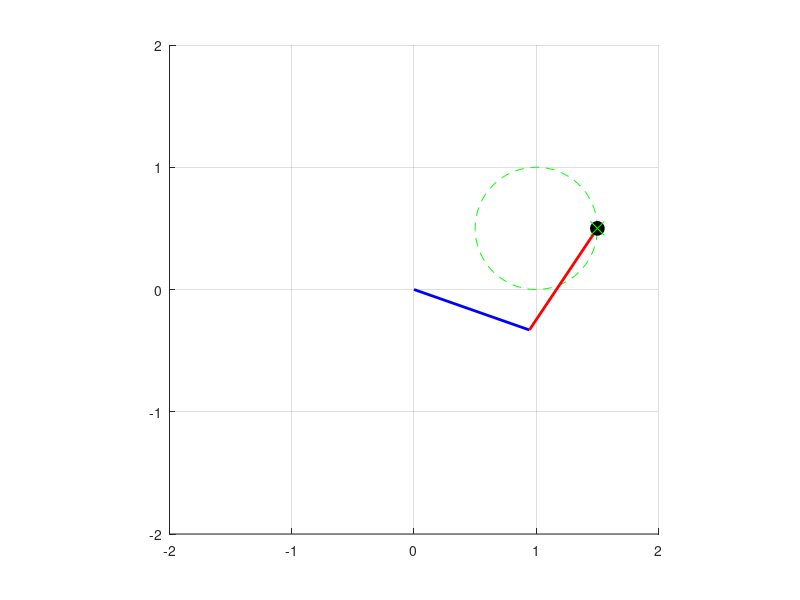

This chart was generated by the following MATLAB code:
clc; clear; close all;

% 2DOF 정기구학
function [x, y] = forward_kinematics(theta1, theta2, l1, l2)
  x = l1 * cos(theta1) + l2 * cos(theta1 + theta2);
  y = l1 * sin(theta1) + l2 * sin(theta1 + theta2);
end


% 2DOF 역기구학
function [theta1, theta2] = inverse_kinematics(x, y, l1, l2)
  cos_theta2 = (x^2 + y^2 - l1^2 - l2^2) / (2 * l1 * l2);
  sin_theta2 = sqrt(1-cos_theta2^2);

  theta2 = atan2(sin_theta2, cos_theta2);

  cos_theta1 = (x * (l1 + l2 * cos(theta2)) + (y * l2 * sin(theta2))) / ((l1 + l2 * cos(theta2))^2 + (l2 * sin(theta2))^2);
  sin_theta1 = (y * (l1 + l2 * cos(theta2)) - (x * l2 * sin(theta2))) / ((l1 + l2 * cos(theta2))^2 + (l2 * sin(theta2))^2);

  theta1 = atan2(sin_theta1, cos_theta1);
end

function two_dof_robot_ik_simulator()
  L1 = 1.0;
  L2 = 1.0;

  t = linspace(0, 2*pi, 100);

  x = 1.0 + 0.5 * cos(t);
  y = 0.5 + 0.5 * sin(t);

  figure;
  hold on;
  grid on;
  axis([-2, 2, -2, 2]);
  axis equal;

  for i=1:length(t)
   target_x = x(i);
   target_y = y(i);

   [theta1, theta2] = inverse_kinematics(target_x, target_y, L1, L2);
   [end_x, end_y] = forward_kinematics(theta1, theta2, L1, L2);

   % joint 표시
   x1 = L1 * cos(theta1);
   y1 = L1 * sin(theta1);

   x2 = end_x;
   y2 = end_y;

   cla;
   plot(x, y, 'g--');
   plot( [0, x1],  [0, y1], 'b', 'LineWidth', 2);
   plot([x1, x2], [y1, y2], 'r', 'LineWidth', 2);
   plot(x2, y2, 'ko', 'MarkerSize', 10, 'MarkerFaceColor', 'black');
   plot(target_x, target_y, 'gx', 'MarkerSize', 10);

   pause(0.01);
  endfor
end

two_dof_robot_ik_simulator()
